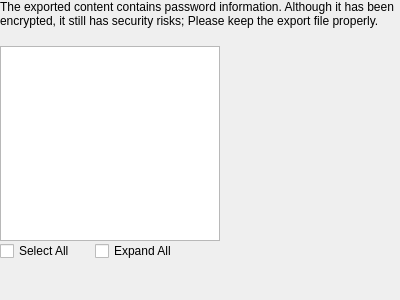
<?xml version="1.0" encoding="UTF-8"?>
<ui version="4.0">
 <class>ExportWidget</class>
 <widget class="QWidget" name="ExportWidget">
  <property name="geometry">
   <rect>
    <x>0</x>
    <y>0</y>
    <width>400</width>
    <height>300</height>
   </rect>
  </property>
  <property name="windowTitle">
   <string>Form</string>
  </property>
  <layout class="QVBoxLayout" name="verticalLayout">
   <property name="spacing">
    <number>0</number>
   </property>
   <property name="leftMargin">
    <number>0</number>
   </property>
   <property name="topMargin">
    <number>0</number>
   </property>
   <property name="rightMargin">
    <number>0</number>
   </property>
   <property name="bottomMargin">
    <number>0</number>
   </property>
   <item>
    <widget class="QLabel" name="label">
     <property name="text">
      <string>The exported content contains password information. Although it has been encrypted, it still has security risks; Please keep the export file properly.</string>
     </property>
     <property name="wordWrap">
      <bool>true</bool>
     </property>
    </widget>
   </item>
   <item>
    <spacer name="verticalSpacer_2">
     <property name="orientation">
      <enum>Qt::Vertical</enum>
     </property>
     <property name="sizeType">
      <enum>QSizePolicy::Fixed</enum>
     </property>
     <property name="sizeHint" stdset="0">
      <size>
       <width>20</width>
       <height>18</height>
      </size>
     </property>
    </spacer>
   </item>
   <item>
    <layout class="QHBoxLayout" name="horizontalLayout_2">
     <item>
      <widget class="QTreeView" name="treeView">
       <property name="minimumSize">
        <size>
         <width>0</width>
         <height>195</height>
        </size>
       </property>
       <attribute name="headerVisible">
        <bool>false</bool>
       </attribute>
      </widget>
     </item>
     <item>
      <widget class="QLabel" name="label_2">
       <property name="minimumSize">
        <size>
         <width>180</width>
         <height>0</height>
        </size>
       </property>
       <property name="text">
        <string/>
       </property>
      </widget>
     </item>
    </layout>
   </item>
   <item>
    <layout class="QHBoxLayout" name="horizontalLayout">
     <item>
      <widget class="QCheckBox" name="selectAll">
       <property name="text">
        <string>Select All</string>
       </property>
      </widget>
     </item>
     <item>
      <spacer name="horizontalSpacer_2">
       <property name="orientation">
        <enum>Qt::Horizontal</enum>
       </property>
       <property name="sizeType">
        <enum>QSizePolicy::Fixed</enum>
       </property>
       <property name="sizeHint" stdset="0">
        <size>
         <width>20</width>
         <height>20</height>
        </size>
       </property>
      </spacer>
     </item>
     <item>
      <widget class="QCheckBox" name="expandAll">
       <property name="text">
        <string>Expand All</string>
       </property>
      </widget>
     </item>
     <item>
      <spacer name="horizontalSpacer">
       <property name="orientation">
        <enum>Qt::Horizontal</enum>
       </property>
       <property name="sizeHint" stdset="0">
        <size>
         <width>40</width>
         <height>20</height>
        </size>
       </property>
      </spacer>
     </item>
    </layout>
   </item>
   <item>
    <spacer name="verticalSpacer">
     <property name="orientation">
      <enum>Qt::Vertical</enum>
     </property>
     <property name="sizeType">
      <enum>QSizePolicy::Preferred</enum>
     </property>
     <property name="sizeHint" stdset="0">
      <size>
       <width>20</width>
       <height>48</height>
      </size>
     </property>
    </spacer>
   </item>
  </layout>
 </widget>
 <resources/>
 <connections/>
</ui>
